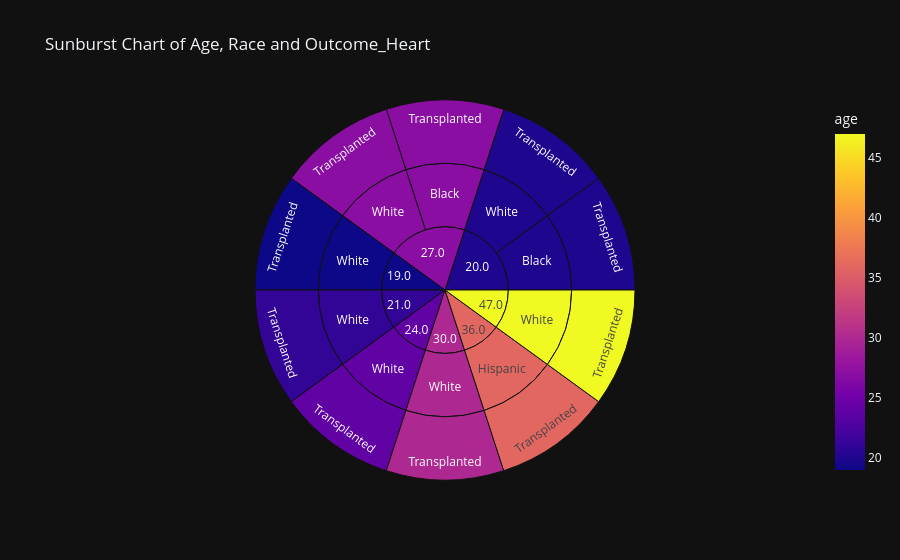

The notebook cell this image was saved under:
### Markdown cell above
## Q.32 Create a sunburst chart of age, race and any one outcome

### Code cell
#df_dd = df_DD[['age','race','PatientID']]
#df_out = df_Out[['outcome_heart', 'PatientID']]

#merge columns
df_combined = pd.merge(df_DD, df_Out, on='PatientID', how='inner').dropna()

#filter to outcome_heart as Transplanted
df_combined_transplanted = df_combined[df_combined['outcome_heart'] == 'Transplanted']

fig = px.sunburst(
   df_combined_transplanted,
    path=['age', 'race', 'outcome_heart'], 
    height =800,
    maxdepth=-3,
    title="Sunburst Chart of Age, Race and Outcome_Heart",
    color='age',
    template="plotly_dark",color_discrete_sequence= px.colors.qualitative.Prism
)

# Show the chart
fig.show()

### Figure 1 — Plotly figure (JSON) as saved in the notebook; plotly's stock layout.template omitted (floating-point values rounded to 4 significant figures)
{"data": [{"branchvalues": "total", "customdata": [[20], [27], [36], [19], [20], [21], [24], [27], [30], [47], [20], [27], [36], [19], [20], [21], [24], [27], [30], [47], [19], [20], [21], [24], [27], [30], [36], [47]], "domain": {"x": [0, 1], "y": [0, 1]}, "hovertemplate": "labels=%{label}<br>count=%{value}<br>parent=%{parent}<br>id=%{id}<br>age=%{color}<extra></extra>", "ids": ["20.0/Black/Transplanted", "27.0/Black/Transplanted", "36.0/Hispanic/Transplanted", "19.0/White/Transplanted", "20.0/White/Transplanted", "21.0/White/Transplanted", "24.0/White/Transplanted", "27.0/White/Transplanted", "30.0/White/Transplanted", "47.0/White/Transplanted", "20.0/Black", "27.0/Black", "36.0/Hispanic", "19.0/White", "20.0/White", "21.0/White", "24.0/White", "27.0/White", "30.0/White", "47.0/White", "19.0", "20.0", "21.0", "24.0", "27.0", "30.0", "36.0", "47.0"], "labels": ["Transplanted", "Transplanted", "Transplanted", "Transplanted", "Transplanted", "Transplanted", "Transplanted", "Transplanted", "Transplanted", "Transplanted", "Black", "Black", "Hispanic", "White", "White", "White", "White", "White", "White", "White", "19.0", "20.0", "21.0", "24.0", "27.0", "30.0", "36.0", "47.0"], "marker": {"coloraxis": "coloraxis", "colors": [20, 27, 36, 19, 20, 21, 24, 27, 30, 47, 20, 27, 36, 19, 20, 21, 24, 27, 30, 47, 19, 20, 21, 24, 27, 30, 36, 47]}, "maxdepth": -3, "name": "", "parents": ["20.0/Black", "27.0/Black", "36.0/Hispanic", "19.0/White", "20.0/White", "21.0/White", "24.0/White", "27.0/White", "30.0/White", "47.0/White", "20.0", "27.0", "36.0", "19.0", "20.0", "21.0", "24.0", "27.0", "30.0", "47.0", "", "", "", "", "", "", "", ""], "type": "sunburst", "values": [1, 1, 1, 1, 1, 1, 1, 1, 1, 1, 1, 1, 1, 1, 1, 1, 1, 1, 1, 1, 1, 2, 1, 1, 2, 1, 1, 1]}], "layout": {"autosize": true, "coloraxis": {"colorbar": {"title": {"text": "age"}}, "colorscale": [[0, "#0d0887"], [0.1111, "#46039f"], [0.2222, "#7201a8"], [0.3333, "#9c179e"], [0.4444, "#bd3786"], [0.5556, "#d8576b"], [0.6667, "#ed7953"], [0.7778, "#fb9f3a"], [0.8889, "#fdca26"], [1, "#f0f921"]]}, "legend": {"tracegroupgap": 0}, "sunburstcolorway": ["rgb(95, 70, 144)", "rgb(29, 105, 150)", "rgb(56, 166, 165)", "rgb(15, 133, 84)", "rgb(115, 175, 72)", "rgb(237, 173, 8)", "rgb(225, 124, 5)", "rgb(204, 80, 62)", "rgb(148, 52, 110)", "rgb(111, 64, 112)", "rgb(102, 102, 102)"], "title": {"text": "Sunburst Chart of Age, Race and Outcome_Heart"}}}
